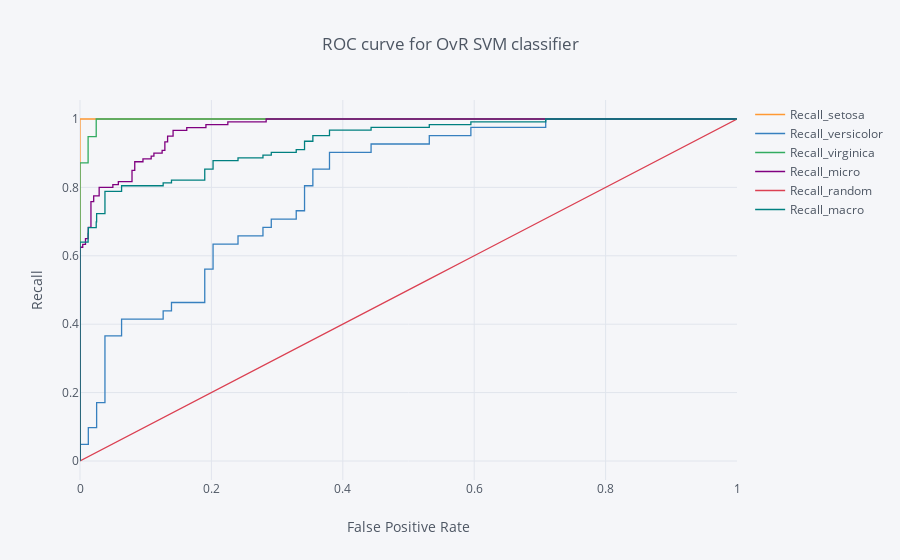

The notebook cell saved with this chart:
### Code cell
ind_series = pd.Series(np.sort(np.unique(np.concatenate((fpr_0,fpr_1,fpr_2,fpr_micro)))), name='False Positive Rate')
roc_c = pd.merge(ind_series.to_frame(), pd.DataFrame(np.array([fpr_0,tpr_0]).T).rename(columns={0:'False Positive Rate',1:'Recall_setosa'}), how='left', left_on='False Positive Rate', right_on='False Positive Rate')
roc_c = pd.merge(roc_c, pd.DataFrame(np.array([fpr_1,tpr_1]).T).rename(columns={0:'False Positive Rate',1:'Recall_versicolor'}), how='left', left_on='False Positive Rate', right_on='False Positive Rate')
roc_c = pd.merge(roc_c, pd.DataFrame(np.array([fpr_2,tpr_2]).T).rename(columns={0:'False Positive Rate',1:'Recall_virginica'}), how='left', left_on='False Positive Rate', right_on='False Positive Rate')
roc_c = pd.merge(roc_c, pd.DataFrame(np.array([fpr_micro,tpr_micro]).T).rename(columns={0:'False Positive Rate',1:'Recall_micro'}), how='left', left_on='False Positive Rate', right_on='False Positive Rate')
roc_c.set_index('False Positive Rate',inplace=True)
roc_c['Recall_random'] = roc_c.index#np.array([0.0]+[np.nan]*(roc_c.shape[0]-2)+[1.0])
for col in roc_c.columns:
    roc_c[col] = roc_c[col].interpolate()
roc_c['Recall_macro'] = (roc_c['Recall_setosa']+roc_c['Recall_virginica']+roc_c['Recall_versicolor'])/3.0
roc_c.iplot(yTitle='Recall',xTitle='False Positive Rate',title='ROC curve for OvR SVM classifier')

### Figure 1 — Plotly figure (JSON) as saved in the notebook; plotly's stock layout.template omitted (floating-point values rounded to 4 significant figures; data arrays with more than 128 entries replaced by an {"elided": "..."} marker saying what was removed)
{"data": [{"line": {"color": "rgba(255, 153, 51, 1.0)", "dash": "solid", "shape": "linear", "width": 1.3}, "mode": "lines", "name": "Recall_setosa", "text": "", "type": "scatter", "uid": "c764a2b2-a222-41bd-98b9-638016625679", "x": {"elided": "320 float values"}, "y": {"elided": "320 float values"}}, {"line": {"color": "rgba(55, 128, 191, 1.0)", "dash": "solid", "shape": "linear", "width": 1.3}, "mode": "lines", "name": "Recall_versicolor", "text": "", "type": "scatter", "uid": "6b943386-0b4b-4ae1-aed8-30bcf5d94bc0", "x": {"elided": "320 float values"}, "y": {"elided": "320 float values"}}, {"line": {"color": "rgba(50, 171, 96, 1.0)", "dash": "solid", "shape": "linear", "width": 1.3}, "mode": "lines", "name": "Recall_virginica", "text": "", "type": "scatter", "uid": "f2e3254e-4d72-4daf-accb-3d9264f7e5a0", "x": {"elided": "320 float values"}, "y": {"elided": "320 float values"}}, {"line": {"color": "rgba(128, 0, 128, 1.0)", "dash": "solid", "shape": "linear", "width": 1.3}, "mode": "lines", "name": "Recall_micro", "text": "", "type": "scatter", "uid": "3d1f8af9-c6b7-4e54-94b1-3ece042042d9", "x": {"elided": "320 float values"}, "y": {"elided": "320 float values"}}, {"line": {"color": "rgba(219, 64, 82, 1.0)", "dash": "solid", "shape": "linear", "width": 1.3}, "mode": "lines", "name": "Recall_random", "text": "", "type": "scatter", "uid": "954e5c19-fea8-440b-bc1c-536012d9d985", "x": {"elided": "320 float values"}, "y": {"elided": "320 float values"}}, {"line": {"color": "rgba(0, 128, 128, 1.0)", "dash": "solid", "shape": "linear", "width": 1.3}, "mode": "lines", "name": "Recall_macro", "text": "", "type": "scatter", "uid": "5a1558e0-1ab1-4cba-bdea-949ca7342c39", "x": {"elided": "320 float values"}, "y": {"elided": "320 float values"}}], "layout": {"legend": {"bgcolor": "#F5F6F9", "font": {"color": "#4D5663"}}, "paper_bgcolor": "#F5F6F9", "plot_bgcolor": "#F5F6F9", "title": {"font": {"color": "#4D5663"}, "text": "ROC curve for OvR SVM classifier"}, "xaxis": {"gridcolor": "#E1E5ED", "showgrid": true, "tickfont": {"color": "#4D5663"}, "title": {"font": {"color": "#4D5663"}, "text": "False Positive Rate"}, "zerolinecolor": "#E1E5ED"}, "yaxis": {"gridcolor": "#E1E5ED", "showgrid": true, "tickfont": {"color": "#4D5663"}, "title": {"font": {"color": "#4D5663"}, "text": "Recall"}, "zerolinecolor": "#E1E5ED"}}}
